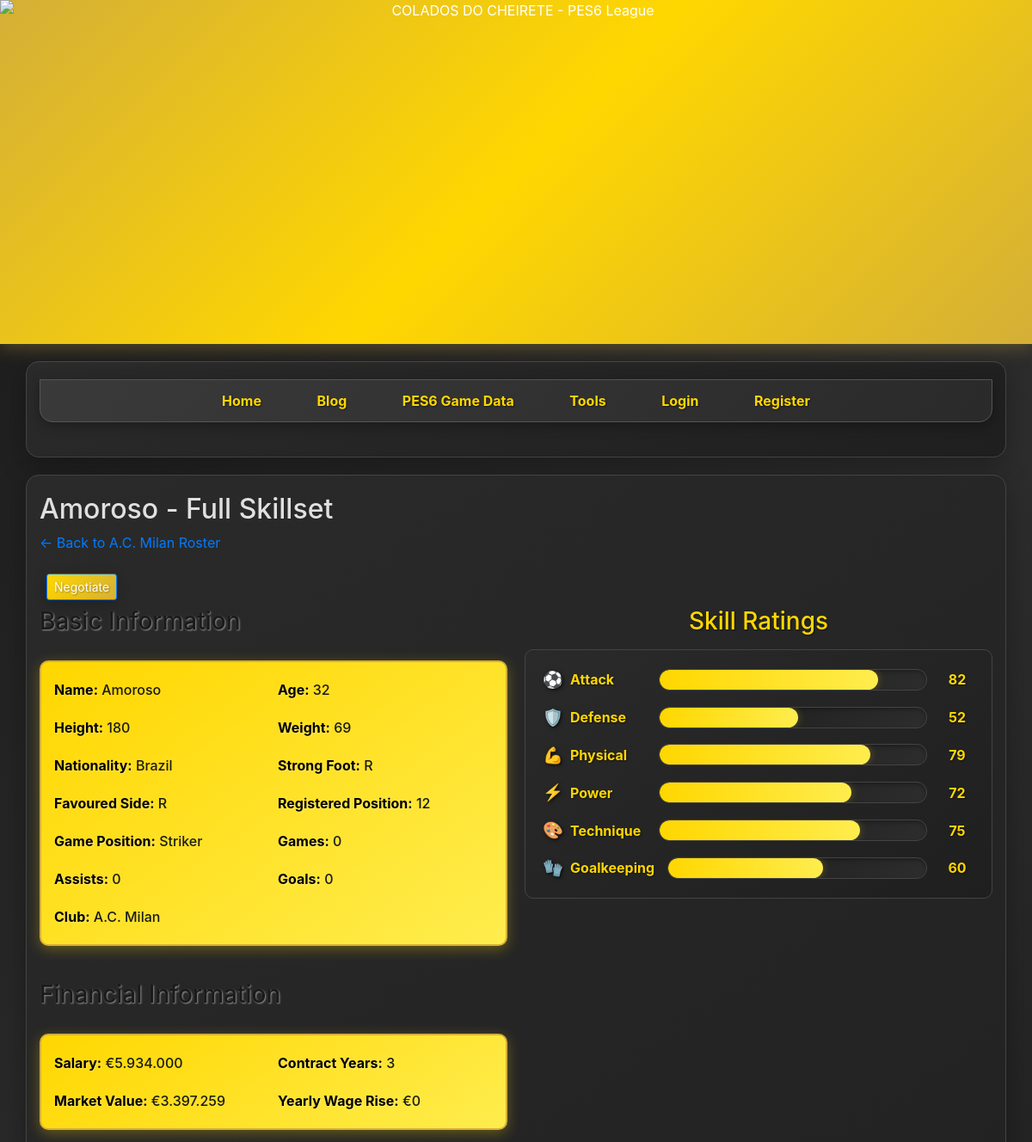
Before: /pes6_player/2557 (upper part) with the older database file.
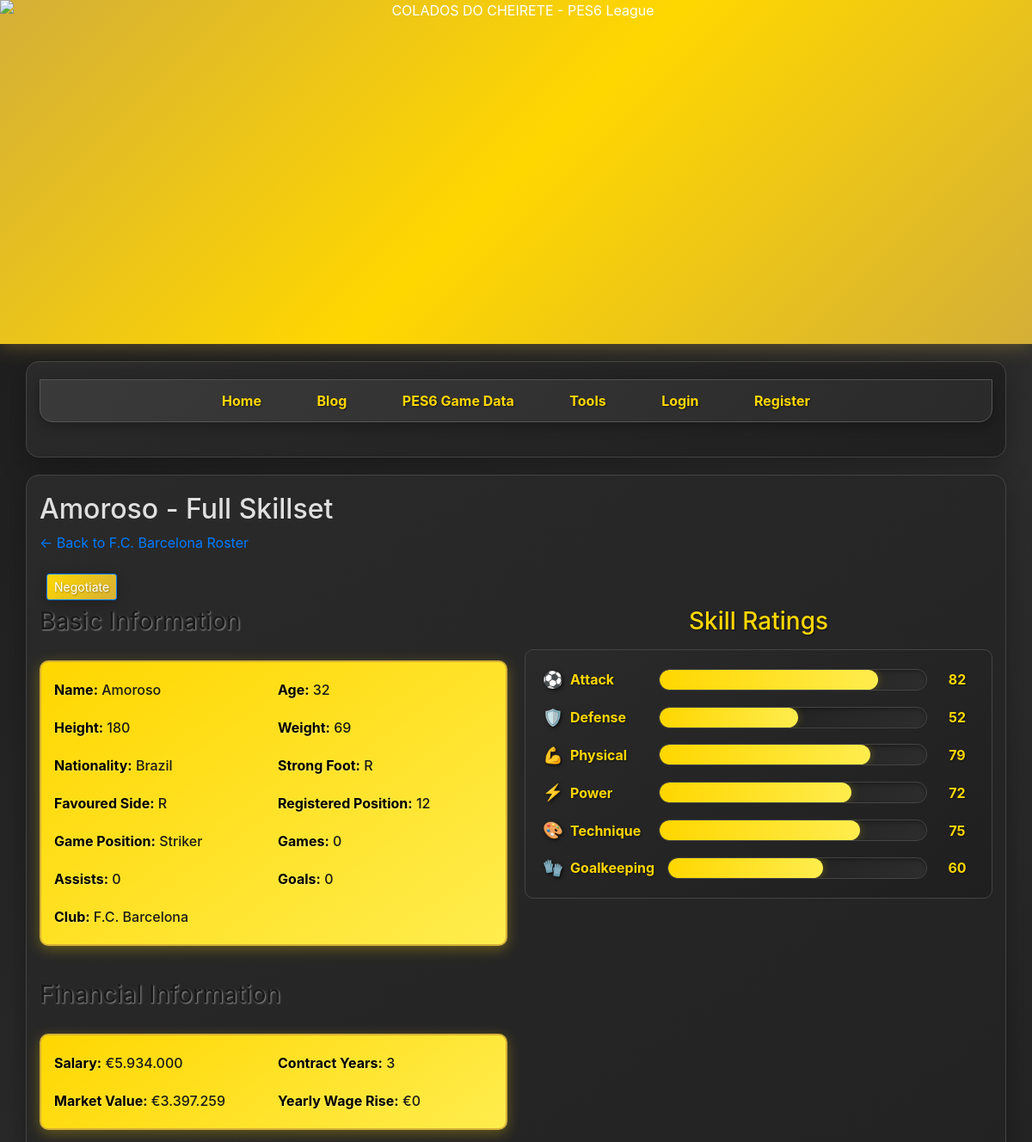
After: the same page with the newer database file.
### tables this page shows
CREATE TABLE teams (
    id INTEGER PRIMARY KEY AUTOINCREMENT,
    club_name TEXT UNIQUE NOT NULL
);

CREATE TABLE players (
    id INTEGER PRIMARY KEY, -- Use INTEGER PRIMARY KEY for autoincrement in SQLite
    player_name TEXT NOT NULL,
    shirt_name TEXT,
    club_id INTEGER,
    registered_position TEXT,
    age INTEGER,
    height INTEGER,
    weight INTEGER,
    nationality TEXT,
    strong_foot TEXT,
    favoured_side TEXT,
    gk INTEGER DEFAULT 0,
    cwp INTEGER DEFAULT 0,
    cbt INTEGER DEFAULT 0,
    sb INTEGER DEFAULT 0,
    dmf INTEGER DEFAULT 0,
    wb INTEGER DEFAULT 0,
    cmf INTEGER DEFAULT 0,
    smf INTEGER DEFAULT 0,
    amf INTEGER DEFAULT 0,
    wf INTEGER DEFAULT 0,
    ss INTEGER DEFAULT 0,
    cf INTEGER DEFAULT 0,
    attack INTEGER,
    defense INTEGER,
    balance INTEGER,
    stamina INTEGER,
    top_speed INTEGER,
    acceleration INTEGER,
    response INTEGER,
    agility INTEGER,
    dribble_accuracy INTEGER,
    dribble_speed INTEGER,
    short_pass_accuracy INTEGER,
    short_pass_speed INTEGER,
    long_pass_accuracy INTEGER,
    long_pass_speed INTEGER,
    shot_accuracy INTEGER,
    shot_power INTEGER,
    shot_technique INTEGER,
    free_kick_accuracy INTEGER,
    swerve INTEGER,
    heading INTEGER,
    jump INTEGER,
    technique INTEGER,
    aggression INTEGER,
    mentality INTEGER,
    goal_keeping INTEGER,
    team_work INTEGER,
    consistency INTEGER,
    condition_fitness INTEGER,
    dribbling_skill INTEGER DEFAULT 0,
    tactical_dribble INTEGER DEFAULT 0,
    positioning INTEGER DEFAULT 0,
    reaction INTEGER DEFAULT 0,
    playmaking INTEGER DEFAULT 0,
    passing INTEGER DEFAULT 0,
    scoring INTEGER DEFAULT 0,
    one_one_scoring INTEGER DEFAULT 0,
    post_player INTEGER DEFAULT 0,
    lines INTEGER DEFAULT 0,
    middle_shooting INTEGER DEFAULT 0,
    side INTEGER DEFAULT 0,
    centre INTEGER DEFAULT 0,
    penalties INTEGER DEFAULT 0,
    one_touch_pass INTEGER DEFAULT 0,
    outside INTEGER DEFAULT 0,
    marking INTEGER DEFAULT 0,
    sliding INTEGER DEFAULT 0,
    covering INTEGER DEFAULT 0,
    d_line_control INTEGER DEFAULT 0,
    penalty_stopper INTEGER DEFAULT 0,
    one_on_one_stopper INTEGER DEFAULT 0,
    long_throw INTEGER DEFAULT 0,
    injury_tolerance TEXT,
    dribble_style INTEGER,
    free_kick_style INTEGER,
    pk_style INTEGER,
    drop_kick_style INTEGER,
    skin_color INTEGER,
    face_type INTEGER,
    preset_face_number INTEGER,
    head_width INTEGER,
    neck_length INTEGER,
    neck_width INTEGER,
    shoulder_height INTEGER,
    shoulder_width INTEGER,
    chest_measurement INTEGER,
    waist_circumference INTEGER,
    arm_circumference INTEGER,
    leg_circumference INTEGER,
    calf_circumference INTEGER,
    leg_length INTEGER,
    wristband TEXT,
    wristband_color TEXT,
    international_number INTEGER,
    classic_number INTEGER,
    club_number INTEGER,
    salary INTEGER DEFAULT 0,
    contract_years_remaining INTEGER DEFAULT 0,
    market_value INTEGER DEFAULT 0,
    yearly_wage_rise INTEGER DEFAULT 0,
    -- Bundled skill areas for better player display
    attack_rating INTEGER DEFAULT 0,
    defense_rating INTEGER DEFAULT 0,
    physical_rating INTEGER DEFAULT 0,
    power_rating INTEGER DEFAULT 0,
    technique_rating INTEGER DEFAULT 0,
                goalkeeping_rating INTEGER DEFAULT 0,
            game_position TEXT DEFAULT '',
            FOREIGN KEY (club_id) REFERENCES teams(id)
);

### app.py (the view)
@app.route('/pes6_player/<int:player_id>')
def pes6_player_details(player_id):
    cur = db_helper.get_cursor()
    cur.execute("SELECT * FROM players WHERE id = ?", (player_id,))
    player_data = cur.fetchone()
    cur.close()
    if not player_data:
        flash("PES6 Player not found!", "danger")
        return redirect(url_for('pes6_game_teams'))
    basic_info = {
        'Name': player_data['player_name'],
        'Age': player_data['age'],
        'Height': player_data['height'],
        'Weight': player_data['weight'],
        'Nationality': player_data['nationality'],
        'Strong Foot': player_data['strong_foot'],
        'Favoured Side': player_data['favoured_side'],
        'Registered Position': player_data['registered_position'],
        'Game Position': player_data['game_position'],
        'Games': 0,    # Added empty field
        'Assists': 0,  # Added empty field
        'Goals': 0     # Added empty field
    }
    club_name = None
    if player_data['club_id']:
        temp_cur = db_helper.get_cursor()
        temp_cur.execute("SELECT club_name FROM teams WHERE id = ?", (player_data['club_id'],))
        club_name_result = temp_cur.fetchone()
        if club_name_result:
            club_name = club_name_result[0]
        temp_cur.close()
    basic_info['Club'] = club_name
    financial_info = {
        'Salary': player_data['salary'],
        'Contract Years': player_data['contract_years_remaining'],
        'Market Value': player_data['market_value'],
        'Yearly Wage Rise': player_data['yearly_wage_rise']
    }
    bundled_skills = {
        'Attack': player_data['attack_rating'],
        'Defense': player_data['defense_rating'],
        'Physical': player_data['physical_rating'],
        'Power': player_data['power_rating'],
        'Technique': player_data['technique_rating'],
        'Goalkeeping': player_data['goalkeeping_rating']
    }
    skills_numeric = {
        'Attack': player_data['attack'],
        'Defense': player_data['defense'],
        'Balance': player_data['balance'],
        'Stamina': player_data['stamina'],
        'Top Speed': player_data['top_speed'],
        'Acceleration': player_data['acceleration'],
        'Response': player_data['response'],
        'Agility': player_data['agility'],
        'Dribble Accuracy': player_data['dribble_accuracy'],
        'Dribble Speed': player_data['dribble_speed'],
        'Short Pass Accuracy': player_data['short_pass_accuracy'],
        'Short Pass Speed': player_data['short_pass_speed'],
        'Long Pass Accuracy': player_data['long_pass_accuracy'],
        'Long Pass Speed': player_data['long_pass_speed'],
        'Shot Accuracy': player_data['shot_accuracy'],
        'Shot Power': player_data['shot_power'],
        'Shot Technique': player_data['shot_technique'],
        'Free Kick Accuracy': player_data['free_kick_accuracy'],
        'Swerve': player_data['swerve'],
        'Heading': player_data['heading'],
        'Jump': player_data['jump'],
        'Technique': player_data['technique'],
        'Aggression': player_data['aggression'],
        'Mentality': player_data['mentality'],
        'Goal Keeping': player_data['goal_keeping'],
        'Team Work': player_data['team_work'],
        'Consistency': player_data['consistency'],
        'Condition / Fitness': player_data['condition_fitness'],
    }
    positional_skills = {
        'GK': player_data['gk'], 'CWP': player_data['cwp'], 'CBT': player_data['cbt'],
        'SB': player_data['sb'], 'DMF': player_data['dmf'], 'WB': player_data['wb'],
        'CMF': player_data['cmf'], 'SMF': player_data['smf'], 'AMF': player_data['amf'],
        'WF': player_data['wf'], 'SS': player_data['ss'], 'CF': player_data['cf']
    }
    special_skills = {
        'Dribbling': player_data['dribbling_skill'],
        'Tactical Dribble': player_data['tactical_dribble'],
        'Positioning': player_data['positioning'],
        'Reaction': player_data['reaction'],
        'Playmaking': player_data['playmaking'],
        'Passing': player_data['passing'],
        'Scoring': player_data['scoring'],
        '1-on-1 Scoring': player_data['one_one_scoring'],
        'Post Player': player_data['post_player'],
        'Lines': player_data['lines'],
        'Middle Shooting': player_data['middle_shooting'],
        'Side': player_data['side'],
        'Centre': player_data['centre'],
        'Penalties': player_data['penalties'],
        '1-Touch Pass': player_data['one_touch_pass'],
        'Outside': player_data['outside'],
        'Marking': player_data['marking'],
        'Sliding': player_data['sliding'],
        'Covering': player_data['covering'],
        'D-Line Control': player_data['d_line_control'],
        'Penalty Stopper': player_data['penalty_stopper'],
        '1-on-1 Stopper': player_data['one_on_one_stopper'],
        'Long Throw': player_data['long_throw'],
    }
    return render_template('pes6_player_details.html',
                           player=player_data,
                           basic_info=basic_info,
                           financial_info=financial_info, # Pass new financial_info dictionary
                           bundled_skills=bundled_skills,
                           skills_numeric=skills_numeric,
                           positional_skills=positional_skills,
                           special_skills=special_skills)

### app.py (called while the page is built)
@app.template_filter('format_currency')
def format_currency_filter(value):
    if isinstance(value, (int, float)):
        return f"€{value:,.0f}".replace(",", "X").replace(".", ",").replace("X", ".")
    return value

@app.context_processor
def inject_unread_count():
    if current_user.is_authenticated:
        return {'get_unread_count': get_unread_count}
    return {'get_unread_count': lambda x: 0}

### db_helper.py (called while the page is built)
def get_connection():
    if 'db_conn' not in g:
        g.db_conn = sqlite3.connect(DATABASE)
        g.db_conn.row_factory = sqlite3.Row
        g.db_conn.execute('PRAGMA foreign_keys = ON;')
    return g.db_conn

def get_cursor():
    return get_connection().cursor()

def close_connection(e=None):
    db_conn = g.pop('db_conn', None)
    if db_conn is not None:
        db_conn.close()

### templates/pes6_player_details.html (shortened to what this page needs)
{% extends "base.html" %}
{% block content %}
    <h2>{{ player.player_name }} - Full Skillset</h2>
    <p><a href="{{ url_for('pes6_team_details', team_id=player.club_id) }}">← Back to {{ basic_info.Club }} Roster</a></p>
    <button type="button" class="btn btn-primary btn-sm negotiate-btn" data-player-id="{{ player.id }}" data-player-name="{{ player.player_name }}" data-toggle="modal" data-target="#negotiateModal">Negotiate</button>
    <div class="player-summary-grid">
        <div class="player-info-section">
            <h3>Basic Information</h3>
            <div class="player-details-section">
                <div class="skills-grid">
                    {% for key, value in basic_info.items() %}
                        {% if key not in ['Salary', 'Contract Years', 'Market Value', 'Yearly Wage Rise'] %}
                            <p><strong>{{ key }}:</strong> {{ value }}</p>
                        {% endif %}
                    {% endfor %}
                </div>
            </div>
            <h3>Financial Information</h3>
            <div class="player-details-section">
                <div class="skills-grid">
                    <p><strong>Salary:</strong> {{ financial_info['Salary'] | int | format_currency }}</p>
                    <p><strong>Contract Years:</strong> {{ financial_info['Contract Years'] }}</p>
                    <p><strong>Market Value:</strong> {{ financial_info['Market Value'] | int | format_currency }}</p>
                    <p><strong>Yearly Wage Rise:</strong> {{ financial_info['Yearly Wage Rise'] | int | format_currency }}</p>
                </div>
            </div>
        </div>
        <div class="skills-visualization-section">
            <h3>Skill Ratings</h3>
            <div class="skills-chart">
                {% for skill_name, skill_value in bundled_skills.items() %}
                    <div class="skill-bar-container">
                        <div class="skill-label">
                            {% if skill_name == 'Attack' %}
                                <span class="skill-icon">⚽</span>
                            {% elif skill_name == 'Defense' %}
                                <span class="skill-icon">🛡️</span>
                            {% elif skill_name == 'Physical' %}
                                <span class="skill-icon">💪</span>
                            {% elif skill_name == 'Power' %}
                                <span class="skill-icon">⚡</span>
                            {% elif skill_name == 'Technique' %}
                                <span class="skill-icon">🎨</span>
                            {% elif skill_name == 'Goalkeeping' %}
                                <span class="skill-icon">🧤</span>
                            {% endif %}
                            {{ skill_name }}
                        </div>
                        <div class="skill-bar">
                            <div class="skill-fill" style="width: {{ (skill_value / 100) * 100 }}%; background: linear-gradient(90deg, #ffd700 0%, #ffed4e 100%);"></div>
                        </div>
                        <div class="skill-value">{{ skill_value }}</div>
                    </div>
                {% endfor %}
            </div>
        </div>
    </div>
{% endblock %}

Changed rows visible on the page:
no longer on this page (row edited): teams: Club "A.C. Milan", key "Club", club_name "A.C. Milan"
now on this page (row unchanged): teams: Club "F.C. Barcelona", key "Club", club_name "F.C. Barcelona"
